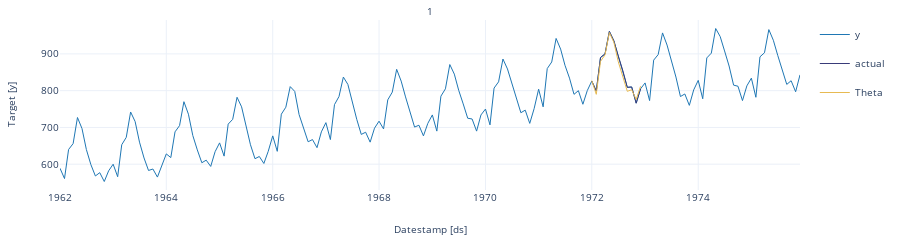
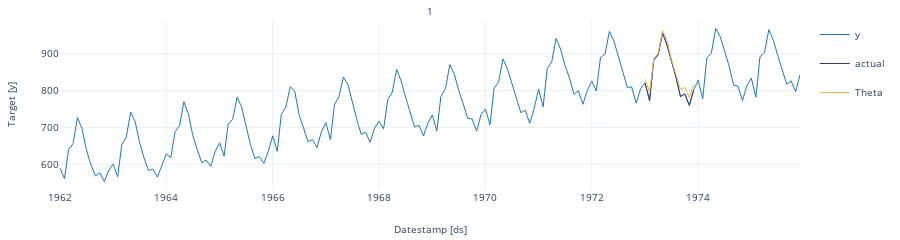
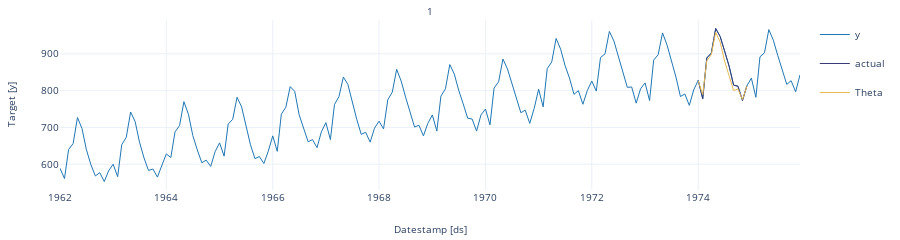

Here is the notebook cell these charts were saved with, in order:
### Markdown cell above
We’ll now plot the forecast for each cutoff period. To make the plots clearer, we’ll rename the actual values in each period.

### Code cell
crossvalidation_df.rename(columns = {'y' : 'actual'}, inplace = True) # rename actual values 

cutoff = crossvalidation_df['cutoff'].unique()

for k in range(len(cutoff)): 
    cv = crossvalidation_df[crossvalidation_df['cutoff'] == cutoff[k]]
    StatsForecast.plot(df, cv.loc[:, cv.columns != 'cutoff'])

### Figure 1 — Plotly figure (JSON) as saved in the notebook; plotly's stock layout.template omitted (floating-point values rounded to 4 significant figures; data arrays with more than 128 entries replaced by an {"elided": "..."} marker saying what was removed)
{"data": [{"legendgroup": "y", "line": {"color": "#1f77b4", "width": 1}, "mode": "lines", "name": "y", "showlegend": true, "type": "scatter", "x": {"elided": "168 str values"}, "xaxis": "x", "y": {"elided": "168 int values"}, "yaxis": "y"}, {"legendgroup": "actual", "line": {"color": "#393b79", "width": 1}, "mode": "lines", "name": "actual", "showlegend": true, "type": "scatter", "x": ["1972-01-01T00:00:00", "1972-02-01T00:00:00", "1972-03-01T00:00:00", "1972-04-01T00:00:00", "1972-05-01T00:00:00", "1972-06-01T00:00:00", "1972-07-01T00:00:00", "1972-08-01T00:00:00", "1972-09-01T00:00:00", "1972-10-01T00:00:00", "1972-11-01T00:00:00", "1972-12-01T00:00:00"], "xaxis": "x", "y": [826, 799, 890, 900, 961, 935, 894, 855, 809, 810, 766, 805], "yaxis": "y"}, {"legendgroup": "Theta", "line": {"color": "#e7ba52", "width": 1}, "mode": "lines", "name": "Theta", "showlegend": true, "type": "scatter", "x": ["1972-01-01T00:00:00", "1972-02-01T00:00:00", "1972-03-01T00:00:00", "1972-04-01T00:00:00", "1972-05-01T00:00:00", "1972-06-01T00:00:00", "1972-07-01T00:00:00", "1972-08-01T00:00:00", "1972-09-01T00:00:00", "1972-10-01T00:00:00", "1972-11-01T00:00:00", "1972-12-01T00:00:00"], "xaxis": "x", "y": [827.2, 790.0, 879.7, 897.2, 958.0, 931.1, 878.7, 836.5, 798.2, 802.5, 775.9, 812.0], "yaxis": "y"}], "layout": {"annotations": [{"font": {"size": 10}, "showarrow": false, "text": "1", "x": 0.5, "xanchor": "center", "xref": "paper", "y": 1, "yanchor": "bottom", "yref": "paper"}, {"font": {"size": 10}, "showarrow": false, "text": "Datestamp [ds]", "x": 0.5, "xanchor": "center", "xref": "paper", "y": 0, "yanchor": "top", "yref": "paper", "yshift": -30}, {"font": {"size": 10}, "showarrow": false, "text": "Target [y]", "textangle": -90, "x": 0, "xanchor": "right", "xref": "paper", "xshift": -40, "y": 0.5, "yanchor": "middle", "yref": "paper"}], "autosize": true, "font": {"size": 10}, "height": 150, "margin": {"b": 50, "l": 60, "r": 10, "t": 20}, "xaxis": {"anchor": "y", "domain": [0, 1], "showticklabels": true, "visible": true}, "yaxis": {"anchor": "x", "domain": [0, 1]}}}

### Figure 2 — Plotly figure (JSON) as saved in the notebook; plotly's stock layout.template omitted (floating-point values rounded to 4 significant figures; data arrays with more than 128 entries replaced by an {"elided": "..."} marker saying what was removed)
{"data": [{"legendgroup": "y", "line": {"color": "#1f77b4", "width": 1}, "mode": "lines", "name": "y", "showlegend": true, "type": "scatter", "x": {"elided": "168 str values"}, "xaxis": "x", "y": {"elided": "168 int values"}, "yaxis": "y"}, {"legendgroup": "actual", "line": {"color": "#393b79", "width": 1}, "mode": "lines", "name": "actual", "showlegend": true, "type": "scatter", "x": ["1973-01-01T00:00:00", "1973-02-01T00:00:00", "1973-03-01T00:00:00", "1973-04-01T00:00:00", "1973-05-01T00:00:00", "1973-06-01T00:00:00", "1973-07-01T00:00:00", "1973-08-01T00:00:00", "1973-09-01T00:00:00", "1973-10-01T00:00:00", "1973-11-01T00:00:00", "1973-12-01T00:00:00"], "xaxis": "x", "y": [821, 773, 883, 898, 957, 924, 881, 837, 784, 791, 760, 802], "yaxis": "y"}, {"legendgroup": "Theta", "line": {"color": "#e7ba52", "width": 1}, "mode": "lines", "name": "Theta", "showlegend": true, "type": "scatter", "x": ["1973-01-01T00:00:00", "1973-02-01T00:00:00", "1973-03-01T00:00:00", "1973-04-01T00:00:00", "1973-05-01T00:00:00", "1973-06-01T00:00:00", "1973-07-01T00:00:00", "1973-08-01T00:00:00", "1973-09-01T00:00:00", "1973-10-01T00:00:00", "1973-11-01T00:00:00", "1973-12-01T00:00:00"], "xaxis": "x", "y": [832.0, 795.8, 885.6, 902.3, 963.2, 936.5, 884.7, 843.1, 804.0, 808.8, 781.2, 817.3], "yaxis": "y"}], "layout": {"annotations": [{"font": {"size": 10}, "showarrow": false, "text": "1", "x": 0.5, "xanchor": "center", "xref": "paper", "y": 1, "yanchor": "bottom", "yref": "paper"}, {"font": {"size": 10}, "showarrow": false, "text": "Datestamp [ds]", "x": 0.5, "xanchor": "center", "xref": "paper", "y": 0, "yanchor": "top", "yref": "paper", "yshift": -30}, {"font": {"size": 10}, "showarrow": false, "text": "Target [y]", "textangle": -90, "x": 0, "xanchor": "right", "xref": "paper", "xshift": -40, "y": 0.5, "yanchor": "middle", "yref": "paper"}], "autosize": true, "font": {"size": 10}, "height": 150, "margin": {"b": 50, "l": 60, "r": 10, "t": 20}, "xaxis": {"anchor": "y", "domain": [0, 1], "showticklabels": true, "visible": true}, "yaxis": {"anchor": "x", "domain": [0, 1]}}}

### Figure 3 — Plotly figure (JSON) as saved in the notebook; plotly's stock layout.template omitted (floating-point values rounded to 4 significant figures; data arrays with more than 128 entries replaced by an {"elided": "..."} marker saying what was removed)
{"data": [{"legendgroup": "y", "line": {"color": "#1f77b4", "width": 1}, "mode": "lines", "name": "y", "showlegend": true, "type": "scatter", "x": {"elided": "168 str values"}, "xaxis": "x", "y": {"elided": "168 int values"}, "yaxis": "y"}, {"legendgroup": "actual", "line": {"color": "#393b79", "width": 1}, "mode": "lines", "name": "actual", "showlegend": true, "type": "scatter", "x": ["1974-01-01T00:00:00", "1974-02-01T00:00:00", "1974-03-01T00:00:00", "1974-04-01T00:00:00", "1974-05-01T00:00:00", "1974-06-01T00:00:00", "1974-07-01T00:00:00", "1974-08-01T00:00:00", "1974-09-01T00:00:00", "1974-10-01T00:00:00", "1974-11-01T00:00:00", "1974-12-01T00:00:00"], "xaxis": "x", "y": [828, 778, 889, 902, 969, 947, 908, 867, 815, 812, 773, 813], "yaxis": "y"}, {"legendgroup": "Theta", "line": {"color": "#e7ba52", "width": 1}, "mode": "lines", "name": "Theta", "showlegend": true, "type": "scatter", "x": ["1974-01-01T00:00:00", "1974-02-01T00:00:00", "1974-03-01T00:00:00", "1974-04-01T00:00:00", "1974-05-01T00:00:00", "1974-06-01T00:00:00", "1974-07-01T00:00:00", "1974-08-01T00:00:00", "1974-09-01T00:00:00", "1974-10-01T00:00:00", "1974-11-01T00:00:00", "1974-12-01T00:00:00"], "xaxis": "x", "y": [826.4, 789.3, 881.1, 897.9, 958.8, 931.6, 880.8, 839.6, 800.1, 804.6, 775.5, 812.0], "yaxis": "y"}], "layout": {"annotations": [{"font": {"size": 10}, "showarrow": false, "text": "1", "x": 0.5, "xanchor": "center", "xref": "paper", "y": 1, "yanchor": "bottom", "yref": "paper"}, {"font": {"size": 10}, "showarrow": false, "text": "Datestamp [ds]", "x": 0.5, "xanchor": "center", "xref": "paper", "y": 0, "yanchor": "top", "yref": "paper", "yshift": -30}, {"font": {"size": 10}, "showarrow": false, "text": "Target [y]", "textangle": -90, "x": 0, "xanchor": "right", "xref": "paper", "xshift": -40, "y": 0.5, "yanchor": "middle", "yref": "paper"}], "autosize": true, "font": {"size": 10}, "height": 150, "margin": {"b": 50, "l": 60, "r": 10, "t": 20}, "xaxis": {"anchor": "y", "domain": [0, 1], "showticklabels": true, "visible": true}, "yaxis": {"anchor": "x", "domain": [0, 1]}}}
